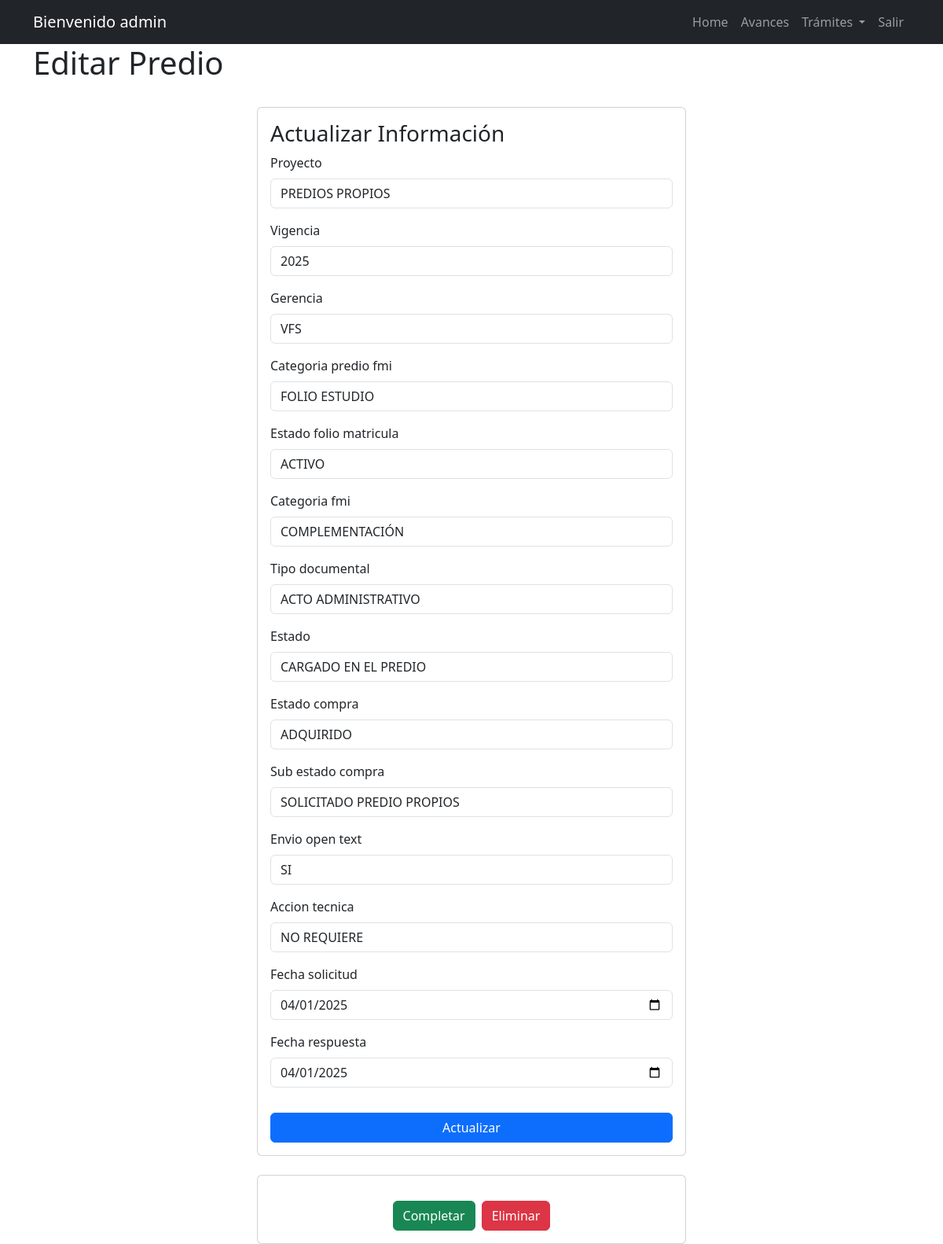
Screenshot of /predio/10 (signed in) with the database file from the repository.
### task/models.py (models this page shows, shortened)
class Predio(models.Model):
    id = models.AutoField(primary_key=True)
    PROYECTO_CHOICES = [('PREDIOS PROPIOS', 'PREDIOS PROPIOS'), ('SERVIDUMBRES', 'SERVIDUMBRES')]
    VIGENCIA_CHOICES = [('2023', '2023'), ('2024', '2024'), ('2025', '2025')]
    GERENCIA_CHOICES = [('VAO', 'VAO'), ('GPA', 'GPA'), ('VRC', 'VRC'), ('GCT', 'GCT'), ('GMA', 'GMA'), ('GRI', 'GRI'), ('GTA', 'GTA'), ('VRO', 'VRO'), ('GCH', 'GCH'), ('GDA', 'GDA'), ('GDT', 'GDT'), ('VPI', 'VPI'), ('VFS', 'VFS')]
    CATEGORIA_PREDIO_FMI_CHOICES = [('COLINDANTE', 'COLINDANTE'), ('FOLIO ESTUDIO', 'FOLIO ESTUDIO'), ('MATRIZ', 'MATRIZ'), ('MATRIZ_COLINDANTE', 'MATRIZ_COLINDANTE'), ('PROPIO', 'PROPIO'), ('SEGREGADO', 'SEGREGADO'), ('SIN INFORMACIÓN', 'SIN INFORMACIÓN')]
    ESTADO_FOLIO_CHOICES = [('ACTIVO', 'ACTIVO'), ('CERRADO', 'CERRADO'), ('SIN INFORMACIÓN', 'SIN INFORMACIÓN')]
    CATEGORIA_FMI_CHOICES = [('ADICIONALES', 'ADICIONALES'), ('COMPLEMENTACIÓN', 'COMPLEMENTACIÓN'), ('SIN INFORMACIÓN', 'SIN INFORMACIÓN'), ('TRADICIÓN', 'TRADICIÓN')]
    TIPO_DOCUMENTAL_CHOICES = [('ACTA', 'ACTA'), ('ACTO ADMINISTRATIVO', 'ACTO ADMINISTRATIVO'), ('AUTO', 'AUTO'), ('CERTIFICADO', 'CERTIFICADO'), ('DECLARACIÓN', 'DECLARACIÓN'), ('DECRETO', 'DECRETO'), ('DEMANDA', 'DEMANDA'), ('DOCUMENTO', 'DOCUMENTO'), ('ESCRITURA', 'ESCRITURA'), ('EXPEDIENTE', 'EXPEDIENTE'), ('RESOLUCIÓN', 'RESOLUCIÓN'), ('SENTENCIA', 'SENTENCIA')]
    ESTADO_CHOICES = [('CARGADO A OTRO PREDIO', 'CARGADO A OTRO PREDIO'), ('CARGADO EN EL PREDIO', 'CARGADO EN EL PREDIO'), ('CARGADO EN SHAREPOINT', 'CARGADO EN SHAREPOINT'), ('NO ENCONTRADO', 'NO ENCONTRADO'), ('NO REQUIERE', 'NO REQUIERE'), ('PENDIENTE VERIFICAR', 'PENDIENTE VERIFICAR'), ('SERVIDOR INGICAT', 'SERVIDOR INGICAT')]
    ESTADO_COMPRA_CHOICES = [('ADQUIRIDO', 'ADQUIRIDO'), ('NO REQUIERE', 'NO REQUIERE'), ('PENDIENTE POR SOLICITAR', 'PENDIENTE POR SOLICITAR'), ('PENDIENTE VERIFICAR', 'PENDIENTE VERIFICAR'), ('SOLICITADO', 'SOLICITADO')]
    SUB_ESTADO_COMPRA_CHOICES = [('ADQUIRIDO PREDIO PROPIOS', 'ADQUIRIDO PREDIO PROPIOS'), ('ADQUIRIDO SERVIDUMBRES', 'ADQUIRIDO SERVIDUMBRES'), ('ERROR REGISTRAL', 'ERROR REGISTRAL'), ('NO APLICA', 'NO APLICA'), ('SOLICITADO / CERTIFICADO NO EXISTE', 'SOLICITADO / CERTIFICADO NO EXISTE'), ('SOLICITADO PREDIO PROPIOS', 'SOLICITADO PREDIO PROPIOS'), ('SOLICITADO SERVIDUMBRES', 'SOLICITADO SERVIDUMBRES')]
    ENVIO_OPEN_TEXT_CHOICES = [('NO', 'NO'), ('NO APLICA', 'NO APLICA'), ('NO REQUIERE', 'NO REQUIERE'), ('PENDIENTE', 'PENDIENTE'), ('SI', 'SI'), ('YA ESTA', 'YA ESTA')]
    ACCION_TECNICA_CHOICES = [('ALIMENTAR EXPEDIENTE PREDIAL', 'ALIMENTAR EXPEDIENTE PREDIAL'), ('ALIMENTAR PREDIO GESTIÓN', 'ALIMENTAR PREDIO GESTIÓN'), ('ALIMENTAR PREDIO MATRIZ', 'ALIMENTAR PREDIO MATRIZ'), ('CARPETA CERO', 'CARPETA CERO'), ('CREAR EXPEDIENTE', 'CREAR EXPEDIENTE'), ('NO REQUIERE', 'NO REQUIERE')]
    proyecto = models.CharField(max_length=16, choices=PROYECTO_CHOICES)
    vigencia = models.CharField(max_length=4, choices=VIGENCIA_CHOICES)
    gerencia = models.CharField(max_length=4, choices=GERENCIA_CHOICES)
    categoria_predio_fmi = models.CharField(max_length=100, choices=CATEGORIA_PREDIO_FMI_CHOICES)
    estado_folio_matricula = models.CharField(max_length=100, choices=ESTADO_FOLIO_CHOICES)
    categoria_fmi = models.CharField(max_length=50, choices=CATEGORIA_FMI_CHOICES)
    tipo_documental = models.CharField(max_length=50, choices=TIPO_DOCUMENTAL_CHOICES)
    estado = models.CharField(max_length=50, choices=ESTADO_CHOICES)
    estado_compra = models.CharField(max_length=50, choices=ESTADO_COMPRA_CHOICES)
    sub_estado_compra = models.CharField(max_length=50, choices=SUB_ESTADO_COMPRA_CHOICES)
    envio_open_text = models.CharField(max_length=50, choices=ENVIO_OPEN_TEXT_CHOICES)
    accion_tecnica = models.CharField(max_length=50, choices=ACCION_TECNICA_CHOICES)
    fecha_solicitud = models.DateField(null=True , blank=True)
    fecha_respuesta = models.DateField(null=True , blank=True)
    datecompleted = models.DateTimeField(null=True, blank=True)
    es_importante = models.BooleanField(default=False)
    fecha_reiteracion = models.DateField(null=True, blank=True)
    ultima_fecha_acceso = models.DateField(null=True, blank=True)
    campo=models.CharField(max_length=50, null=True , blank=True)
    cod_sig = models.CharField(max_length=30, null=True , blank=True)
    fmi = models.CharField(max_length=10, default="00000")
    ced_catastral = models.CharField(max_length=31, null=True , blank=True)
    nom_predio = models.CharField(max_length=50, default="Sin Informacion")
    documento = models.CharField(max_length=15, null=True , blank=True)
    fecha_documento= models.DateField(null=True , blank=True)
    entidad = models.CharField(max_length=100, null=True , blank=True)
    municipio = models.CharField(max_length=100,null=True , blank=True)
    user = models.ForeignKey(
        settings.AUTH_USER_MODEL,
        on_delete=models.SET_NULL,
        null=True,
        blank=True,
        related_name='predios'
    )
    class Meta:
        ordering = ['-fecha_solicitud']

### task/views.py (the view, shortened to what this page needs)
# urls.py: path('predio/<int:predio_id>', views.predio_detail, name='predio_detail'),
@login_required(login_url='signin')
def predio_detail(request, predio_id):
    predio = get_object_or_404(Predio, pk=predio_id)
    if request.method == 'GET':
        predio_form = PredioForm(instance=predio)
        return render(request, 'predio_detail.html', {'predio': predio, 'predio_form': predio_form})

### task/templates/predio_detail.html (shortened to what this page needs)
{% extends 'base.html' %}
{% block content %}
<main class="container">
  <div class="row">
    <h1>Editar Predio</h1>
    <section class="col-md-6 offset-md-3">
      <form method="POST" class="card card-body mt-4">
        <h3>Actualizar Información</h3>
        {% for field in predio_form %}
        <div class="mb-3">
          <label for="{{ field.id_for_label }}" class="form-label">{{ field.label }}</label>
          {{ field }}
        </div>
        {% endfor %}
        <button class="btn btn-primary mt-3">Actualizar</button>
      </form>
      <div class="card card-body text-center mt-4">
        <div class="d-flex justify-content-center gap-2 mt-3">
          <form action="{% url 'complete_predio' predio.id %}" method="POST">
            <button class="btn btn-success">Completar</button>
          </form>
          <form action="{% url 'delete_predio' predio.id %}" method="POST">
            <button class="btn btn-danger">Eliminar</button>
          </form>
        </div>
      </div>
    </section>
  </div>
</main>
{% endblock %}

### task/templates/_navbar.html (shortened to what this page needs)
<nav class="navbar navbar-expand-lg navbar-dark bg-dark">
  <div class="container">
    <a class="navbar-brand" href="/">
      {% if user.is_authenticated %}
      Bienvenido {{ user.username }}
      {% else %}
      INGICAT S.A.S
      {% endif %}
    </a>
    <div class="collapse navbar-collapse" id="navbarNav">
      <ul class="navbar-nav ms-auto">
        <li class="nav-item">
          <a href="/" class="nav-link" title="Ir a la Pantalla de Inicio">Home</a>
        </li>
        <li class="nav-item">
          <a href="{% url 'cliente_dashboard' %}" class="nav-link"
            title="Ir al Resúmen de la Gestión Documental">Avances</a>
        </li>
        {% if user.is_authenticated %}
        <li class="nav-item dropdown">
          <a class="nav-link dropdown-toggle" href="#" id="tramitesDropdown" role="button" data-bs-toggle="dropdown"
            aria-expanded="false" title="Trámites">
            Trámites
          </a>
        </li>
        <li class="nav-item">
          <a class="nav-link" href="/logout" title="Salir">Salir</a>
        </li>
        {% else %}
        <li class="nav-item">
          <a href="/signin" class="nav-link" title="Iniciar Sesión">Ingresar</a>
        </li>
        {% endif %}
      </ul>
    </div>
  </div>
</nav>

### rows the page displays
Predio: predio_form "PREDIOS PROPIOS" "2025" "VFS" "FOLIO ESTUDIO" "ACTIVO" "COMPLEMENTACIÓN" "ACTO ADMINISTRATIVO" "CARGADO EN EL PREDIO" "ADQUIRIDO" "SOLICITADO PREDIO PROPIOS" "SI" "NO REQUIERE" "04/01/2025" "04/01/2025"

### other values shown
{{ user.username }} "admin"
{{ field.label }} "Proyecto" "Vigencia" "Gerencia" "Categoria predio fmi" "Estado folio matricula" "Categoria fmi" "Tipo documental" "Estado" "Estado compra" "Sub estado compra" "Envio open text" "Accion tecnica" "Fecha solicitud" "Fecha respuesta"
